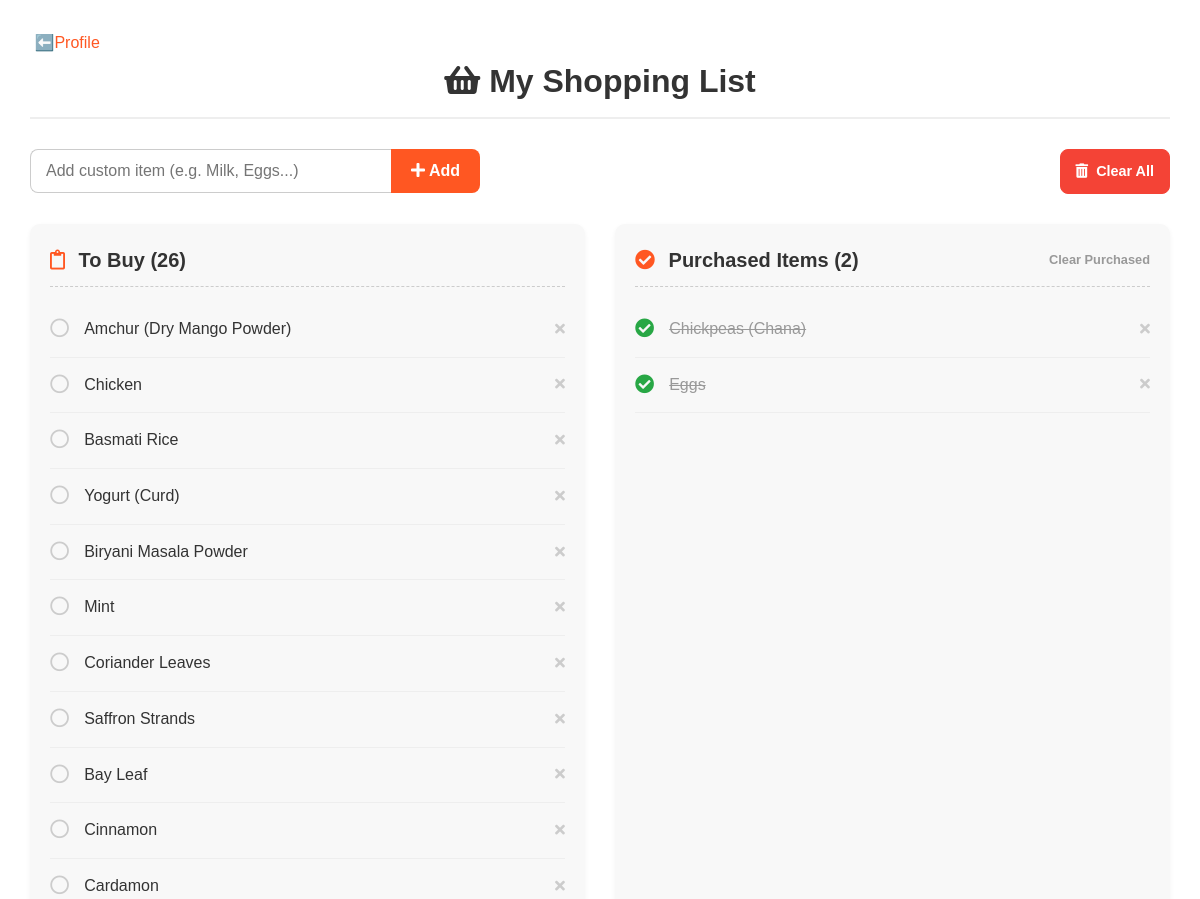
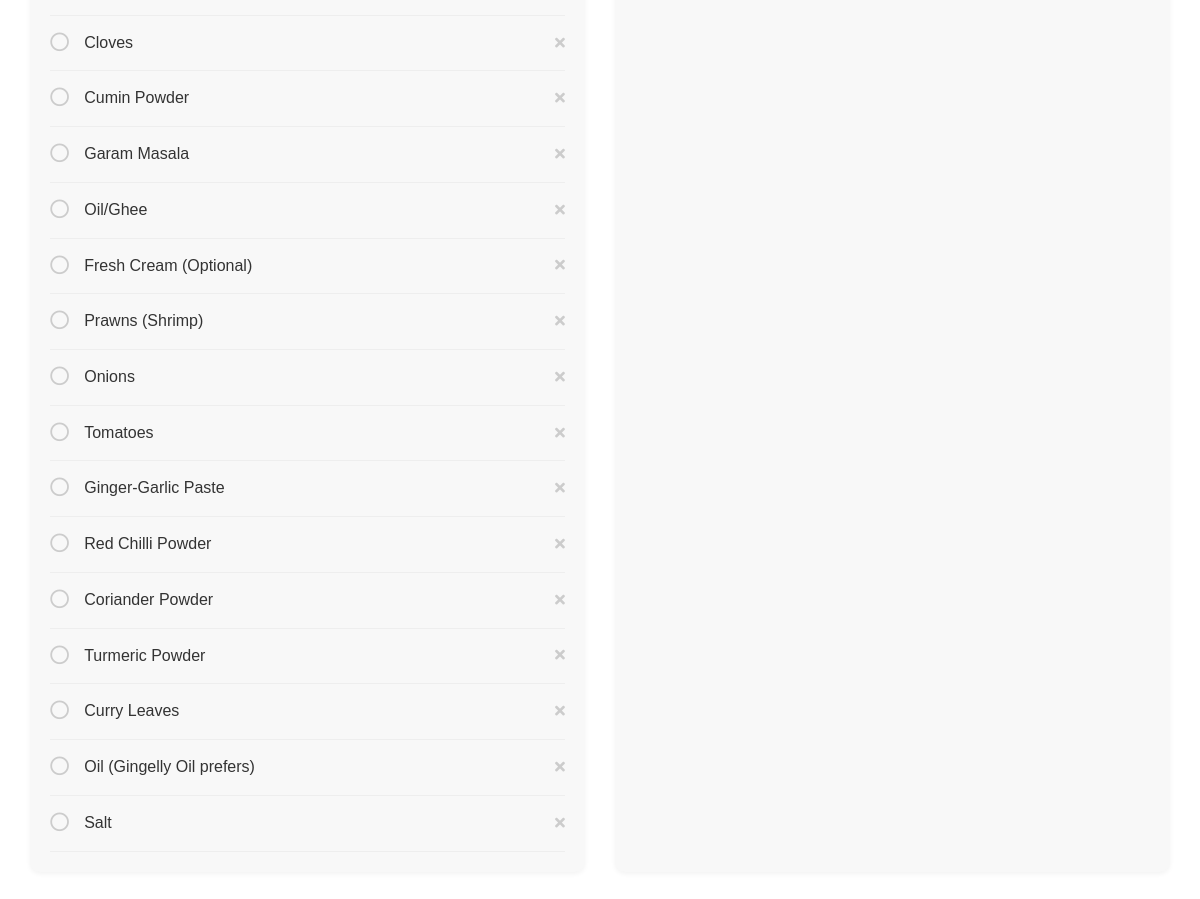
Page /accounts/shopping-list/ (signed in) on the committed database (2 pictures, top to bottom).
### accounts/models.py (models this page shows, shortened)
class ShoppingListItem(models.Model):
    user = models.ForeignKey(User,on_delete=models.CASCADE,related_name='shopping_list')
    recipe = models.ForeignKey(Recipe, on_delete=models.SET_NULL, null=True, blank=True)
    name = models.CharField(max_length=255)
    quantity = models.CharField(max_length=50, blank=True, null=True)
    unit = models.CharField(max_length=50, blank=True, null=True)
    is_purchased = models.BooleanField(default=False)
    added_at = models.DateTimeField(auto_now_add=True)
    class Meta:
        unique_together = ('user', 'name')

### accounts/views.py (the view)
# urls.py: path('shopping-list/', views.shopping_list_view, name='shopping_list'),
@login_required
def shopping_list_view(request):
    all_items = ShoppingListItem.objects.filter(user=request.user)
    to_buy_items = all_items.filter(is_purchased=False).order_by('recipe__name', 'added_at')
    purchased_items = all_items.filter(is_purchased=True).order_by('-added_at') # Order by most recently purchased first
    context = {
        'to_buy_items': to_buy_items,
        'purchased_items': purchased_items,
        'active_tab': 'shopping_list',
        'has_any_items': all_items.exists(),
    }
    return render(request, 'accounts/shopping_list.html', context)

### accounts/templates/accounts/shopping_list.html (shortened to what this page needs)
{% load static %}
<!DOCTYPE html>
<html lang="en">
<head>
    <link rel="stylesheet" href="{% static 'style.css' %}">
    <link rel="stylesheet" href="https://cdnjs.cloudflare.com/ajax/libs/font-awesome/5.15.4/css/all.min.css">
</head>
<body>
<div class="shopping-page-wrapper">
    <div class="container shopping-card-container">
        <div class="header-top-bar">
            <a href="{% url 'profile' %}" class="logo-v2">
                 ⬅️Profile
            </a>
            <h1 class="shopping-main-title"><i class="fas fa-shopping-basket"></i> My Shopping List</h1>
        </div>
        <div class="shopping-header-v2">
            <form action="{% url 'add_custom_item' %}" method="POST" class="add-custom-form-v2">
                <input type="text" name="item_name" placeholder="Add custom item (e.g. Milk, Eggs...)" required>
                <button type="submit" class="btn-add-v2"><i class="fas fa-plus"></i> Add</button>
            </form>
            {% if has_any_items %}
            <a href="{% url 'clear_shopping_list' %}" class="btn-clear-all" onclick="return confirm('Are you sure you want to clear the entire list?');">
                <i class="fas fa-trash-alt"></i> Clear All  </a>
            {% endif %}
        </div>
        {% if has_any_items %}
        <div class="shopping-page-grid-v2">
            <div class="list-column-v2 to-buy-column">
                <div class="column-header-v2">
                    <h2><i class="far fa-clipboard"></i> To Buy ({{ to_buy_items|length }})</h2>
                </div>
                <div class="column-body-v2">
                    {% for item in to_buy_items %}
                        <div class="shopping-item-v3">
                            <a href="{% url 'toggle_purchased' item.id %}" class="check-action-v3" title="Mark as Purchased">
                                <i class="far fa-circle"></i>
                            </a>
                            <span class="item-name-v3">{{ item.name }}</span>
                            <a href="{% url 'delete_shopping_item' item.id %}" class="btn-delete-item-v3" onclick="return confirm('Remove {{ item.name }} from the list?');" title="Delete Item">
                                <i class="fas fa-times"></i>
                            </a>
                        </div>
                    {% empty %}
                        {% if purchased_items %}
                            <p class="empty-column-message purchased-all-msg">All items purchased! You're ready to cook! 🎉</p>
                        {% else %}
                            <p class="empty-column-message">Start by adding your first ingredient above.</p>
                        {% endif %}
                    {% endfor %}
                </div>
            </div>
            <div class="list-column-v2 purchased-column-v2">
                <div class="column-header-v2">
                    <h2><i class="fas fa-check-circle"></i> Purchased Items ({{ purchased_items|length }})</h2>
                    <a href="{% url 'clear_purchased' %}" class="btn-clear-purchased-v2" onclick="return confirm('Are you sure you want to clear all purchased items?');">Clear Purchased</a>
                </div>
                <div class="column-body-v2">
                    {% for item in purchased_items %}
                        <div class="shopping-item-v3 purchased-v3">
                            <a href="{% url 'toggle_purchased' item.id %}" class="check-action-v3" title="Move back to To Buy">
                                <i class="fas fa-check-circle"></i>
                            </a>
                            <span class="item-name-v3">{{ item.name }}</span>
                            <a href="{% url 'delete_shopping_item' item.id %}" class="btn-delete-item-v3" onclick="return confirm('Remove {{ item.name }} from the list?');" title="Delete Item">
                                <i class="fas fa-times"></i>
                            </a>
                        </div>
                    {% empty %}
                        <p class="empty-column-message">Nothing purchased yet. Click a circle on the left to move it here!</p>
                    {% endfor %}
                </div>
            </div>
        </div>
        {% endif %}
    </div>
</div>
</body>
</html>

### static/style.css (style rules this page uses)
:root { --primary-color: #ff5722; --secondary-color: #333; --text-color: #555; --light-bg: #f8f8f8; --white: #fff; --card-shadow: 0 4px 8px rgba(0, 0, 0, 0.05); }
html { scroll-behavior: smooth; }
* { box-sizing: border-box; margin: 0; padding: 0; }
body { font-family: Arial, sans-serif; line-height: 1.6; background-color: var(--light-bg); color: var(--text-color); }
a { text-decoration: none; color: var(--primary-color); transition: color 0.2s ease; }
h1, h2, h3 { color: var(--secondary-color); margin-bottom: 0.5em; }
.container { max-width: 1100px; margin: 20px auto; padding: 20px; background-color: var(--white); box-shadow: none; line-height: 1.6; }
@media screen and (max-width: 1200px) { .container { max-width: 95%; } }
.shopping-page-wrapper { background-color: #ffe0b2; min-height: 100vh; padding: 0; }
.shopping-card-container { max-width: 100%; background-color: var(--white); box-shadow: 0 10px 30px rgba(0, 0, 0, 0.1); padding: 30px; margin: 0 auto; min-height: 90vh; }
.shopping-main-title { font-size: 2em; color: var(--secondary-color); text-align: center; margin-bottom: 30px; padding-bottom: 10px; border-bottom: 2px solid #eee; }
.shopping-header-v2 { display: flex; gap: 15px; margin-bottom: 30px; flex-wrap: wrap; align-items: center; }
.add-custom-form-v2 { display: flex; flex-grow: 1; max-width: 450px; }
.add-custom-form-v2 input { flex-grow: 1; padding: 12px 15px; border: 1px solid #ccc; border-right: none; border-radius: 8px 0 0 8px; font-size: 1em; outline: none; transition: border-color 0.2s; }
.btn-add-v2 { background-color: var(--primary-color); color: var(--white); border: none; padding: 12px 20px; border-radius: 0 8px 8px 0; cursor: pointer; font-size: 1em; font-weight: bold; transition: background-color 0.2s; }
.btn-clear-all { padding: 10px 15px; border: 1px solid #f44336; background-color: #f44336; color: var(--white); border-radius: 8px; font-size: 0.9em; font-weight: 600; display: inline-flex; align-items: center; gap: 8px; transition: background-color 0.2s; margin-left: auto; }
.shopping-page-grid-v2 { display: grid; grid-template-columns: 1fr 1fr; gap: 30px; }
.list-column-v2 { background-color: var(--light-bg); border-radius: 10px; padding: 20px; box-shadow: 0 2px 5px rgba(0, 0, 0, 0.05); }
.column-header-v2 { display: flex; justify-content: space-between; align-items: center; margin-bottom: 15px; padding-bottom: 10px; border-bottom: 1px dashed #ccc; }
.column-header-v2 h2 { font-size: 1.25em; color: var(--secondary-color); margin-bottom: 0; }
.column-header-v2 i { color: var(--primary-color); margin-right: 8px; }
.btn-clear-purchased-v2 { font-size: 0.8em; font-weight: 600; color: #999; transition: color 0.2s; }
.shopping-item-v3 { display: flex; align-items: center; padding: 12px 0; border-bottom: 1px solid #eee; transition: background-color 0.2s; }
.check-action-v3 { flex-shrink: 0; font-size: 1.2em; color: #ccc; margin-right: 15px; cursor: pointer; transition: color 0.2s; }
.item-name-v3 { flex-grow: 1; font-size: 1em; color: var(--secondary-color); line-height: 1.3; }
.btn-delete-item-v3 { flex-shrink: 0; margin-left: 15px; font-size: 0.9em; color: #ccc; transition: color 0.2s; }
.shopping-item-v3.purchased-v3 .item-name-v3 { text-decoration: line-through; color: #999; }
.shopping-item-v3.purchased-v3 .check-action-v3 { color: #28a745; }

### accounts/templates/accounts/shopping_list.html (style rules this page uses)
body { background-color: #ffe0b2; }
html, body { height: 100%; margin: 0; }

### rows in the picture
ShoppingListItem: name "Amchur (Dry Mango Powder)"
ShoppingListItem: name "Chicken"
ShoppingListItem: name "Basmati Rice"
ShoppingListItem: name "Yogurt (Curd)"
ShoppingListItem: name "Biryani Masala Powder"
ShoppingListItem: name "Mint"
ShoppingListItem: name "Coriander Leaves"
ShoppingListItem: name "Saffron Strands"
ShoppingListItem: name "Bay Leaf"
ShoppingListItem: name "Cinnamon"
ShoppingListItem: name "Cardamon"
ShoppingListItem: name "Cloves"
ShoppingListItem: name "Cumin Powder"
ShoppingListItem: name "Garam Masala"
ShoppingListItem: name "Oil/Ghee"
ShoppingListItem: name "Fresh Cream (Optional)"
ShoppingListItem: name "Prawns (Shrimp)"
ShoppingListItem: name "Onions"
ShoppingListItem: name "Tomatoes"
ShoppingListItem: name "Ginger-Garlic Paste"
ShoppingListItem: name "Red Chilli Powder"
ShoppingListItem: name "Coriander Powder"
ShoppingListItem: name "Turmeric Powder"
ShoppingListItem: name "Curry Leaves"
ShoppingListItem: name "Oil (Gingelly Oil prefers)"
ShoppingListItem: name "Salt"
ShoppingListItem: name "Chickpeas (Chana)"
ShoppingListItem: name "Eggs"

### other values in the picture
{{ to_buy_items|length }} "26"
{{ purchased_items|length }} "2"
